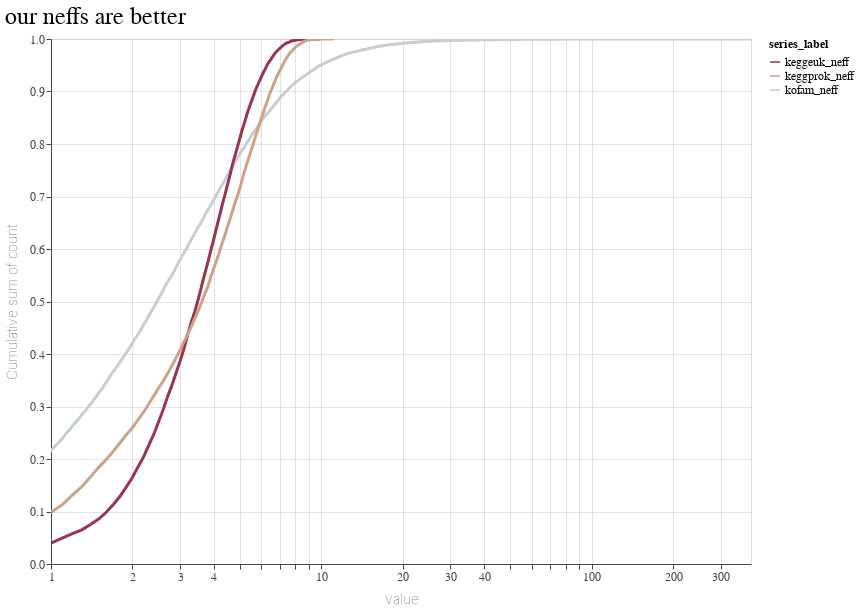

This figure's notebook cell:
### Code cell
plot

### Figure 1 — Vega-Lite specification as saved in the notebook (floating-point values rounded to 4 significant figures; data arrays with more than 128 entries replaced by an {"elided": "..."} marker saying what was removed)
{"config": {"view": {"width": 700, "height": 525}, "title": {"fontSize": 24, "font": "Nunito", "fontWeight": 400, "anchor": "start", "color": "#000000"}, "axisX": {"domain": true, "domainColor": "#4c4443", "domainWidth": 1, "grid": true, "gridColor": "#cec5c1", "gridWidth": 0.5, "labelFont": "NanumGothic", "labelFontSize": 12, "labelColor": "#4c4443", "labelAngle": 0, "labelFlush": false, "tickColor": "#4c4443", "tickSize": 5, "titleFont": "NanumGothic", "titleFontWeight": 100, "titleColor": "#4c4443", "titleFontSize": 14, "titlePadding": 10}, "axisY": {"domain": true, "domainColor": "#4c4443", "domainWidth": 1, "grid": true, "gridColor": "#cec5c1", "gridWidth": 0.5, "labelFont": "NanumGothic", "labelFontSize": 12, "labelColor": "#4c4443", "labelAngle": 0, "tickColor": "#4c4443", "tickSize": 5, "titleFont": "NanumGothic", "titleFontWeight": 100, "titleColor": "#4c4443", "titleFontSize": 14, "titlePadding": 10}, "header": {"labelFont": "NanumGothic", "labelFontSize": 16, "titleFont": "NanumGothic", "titleFontSize": 16}, "range": {"category": ["#983550", "#cca389", "#c4ced4", "#6276ba", "#b25652", "#d8c7be", "#95b5c7", "#5e51ad", "#c27c63", "#e2d9e2", "#7297c1"], "diverging": ["#983550", "#cca389", "#c4ced4", "#6276ba", "#b25652", "#d8c7be", "#95b5c7", "#5e51ad", "#c27c63", "#e2d9e2", "#7297c1"], "sequential": ["#983550", "#cca389", "#c4ced4", "#6276ba", "#b25652", "#d8c7be", "#95b5c7", "#5e51ad", "#c27c63", "#e2d9e2", "#7297c1"]}, "legend": {"labelFont": "NanumGothic", "labelFontSize": 12, "symbolSize": 100, "titleFont": "NanumGothic", "titleFontSize": 12}, "area": {"fill": "#d8c7be"}, "circle": {"fill": "#d8c7be", "size": 40, "opacity": 1, "strokeWidth": 0.2, "stroke": "#4c4443", "scheme": "category20b"}, "line": {"color": "#d8c7be", "stroke": "#d8c7be", "strokeWidth": 1.5}, "trail": {"color": "#d8c7be", "stroke": "#d8c7be", "strokeWidth": 0, "size": 1}, "path": {"stroke": "#d8c7be", "strokeWidth": 0.5}, "point": {"color": "#d8c7be", "size": 40, "strokeWidth": 0.5}, "text": {"font": "NanumGothic", "color": "#d8c7be", "fontSize": 11, "align": "right", "size": 14}, "rule": {"color": "#b3aaa7"}, "bar": {"binSpacing": 1, "continuousBandSize": 10, "fill": "#d8c7be", "stroke": false}, "tick": {"color": "#d8c7be"}}, "layer": [{"mark": {"type": "line", "color": "#c4ced4", "strokeWidth": 3}, "encoding": {"color": {"field": "series_label", "type": "nominal"}, "tooltip": [{"field": "series_label", "type": "nominal"}, {"field": "value", "type": "quantitative"}, {"field": "count", "type": "quantitative"}, {"field": "frac_cumsum", "type": "quantitative"}], "x": {"field": "value", "scale": {"domain": [1, 387.8], "type": "log"}, "title": "value", "type": "quantitative"}, "y": {"axis": {"labelAlign": "right"}, "field": "frac_cumsum", "scale": {"domain": [0, 1]}, "title": "Cumulative sum of count", "type": "quantitative"}}, "name": "view_4", "title": "our neffs are better"}], "data": {"name": "data-57d1b658aeaea29976eaf0b1a91ee1e6"}, "params": [{"name": "param_14", "select": {"type": "interval", "encodings": ["x", "y"]}, "bind": "scales", "views": ["view_4"]}], "resolve": {"scale": {"y": "independent"}}, "$schema": "https://vega.github.io/schema/vega-lite/v5.17.0.json", "datasets": {"data-57d1b658aeaea29976eaf0b1a91ee1e6": {"elided": "1905 records"}}}
